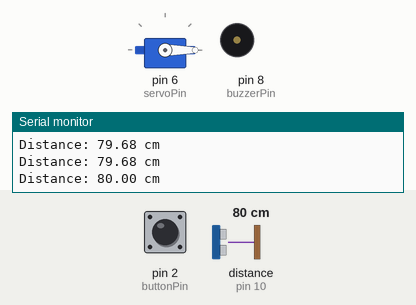
Simulated run of this sketch. Board: Arduino Uno, built with avr-gcc and run on an emulated ATmega328P. Parts: servo, buzzer (waves = sounding, pin HIGH), the last lines printed to the serial monitor. Wiring (inferred from the names in the program): ultrasonic range finder: trigger pin 9; echo pin 10. The inputs (shaded band) are chosen by the test bench; at power-on: pin 2 (buttonPin) HIGH, distance to the obstacle (sensor on pin 10) 80 cm. The echo pulse lasts 58.3 µs per cm; pins used as bus, display or sensor lines are not drawn.

Above: at 1.3 s.
1.4 s: pin 2 (buttonPin) pulled LOW for 3.2 s
At 1.62 s:
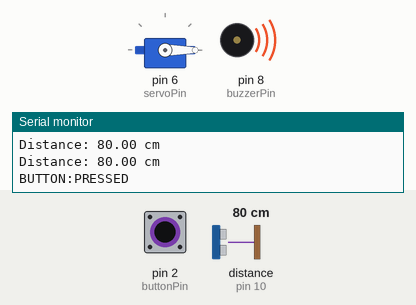
6.2 s: distance to the obstacle (sensor on pin 10) set to 2 cm
At 7.7 s:
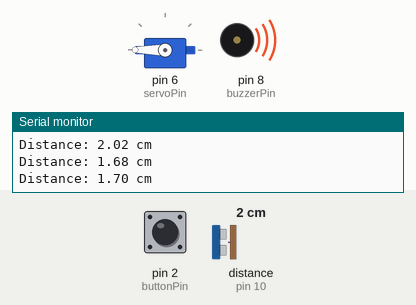
8.0 s: pin 2 (buttonPin) pulled LOW for 0.6 s
At 8.8 s:
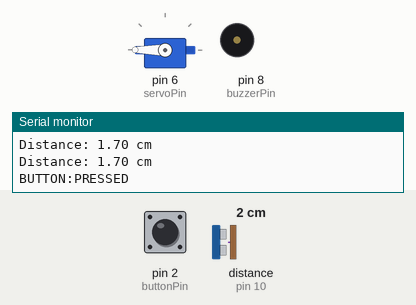
10.5 s: distance to the obstacle (sensor on pin 10) set to 9 cm
At 11.2 s:
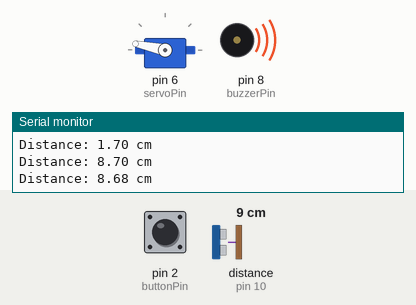
12.0 s: pin 2 (buttonPin) pulled LOW for 1 s
At 12.7 s:
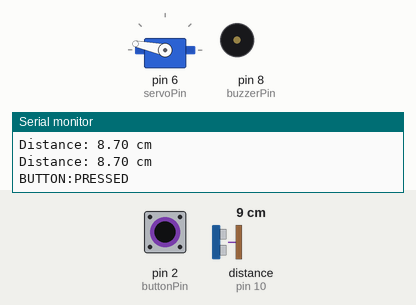
14.5 s: distance to the obstacle (sensor on pin 10) set to 18 cm
At 15.9 s:
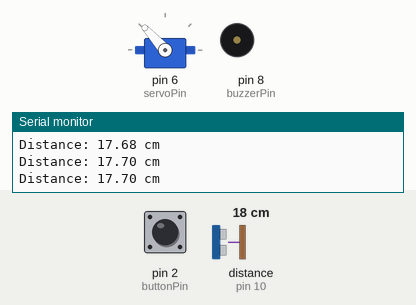
Timing chart, 0 to 17.0 s (numbered marks = the images above; inputs shaded):
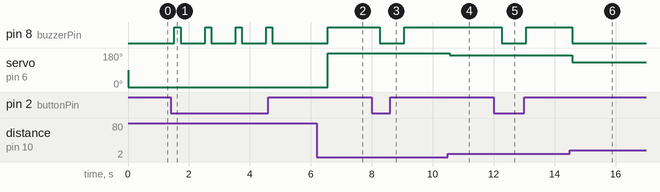

The sketch:

vehicle_monitor.ino
```cpp
#include <Servo.h>

const int trigPin = 9;
const int echoPin = 10;

const int buttonPin = 2;
const int buzzerPin = 8;
const int servoPin = 6;

Servo servo;

void setup() {
  Serial.begin(9600);

  pinMode(trigPin, OUTPUT);
  pinMode(echoPin, INPUT);

  pinMode(buttonPin, INPUT_PULLUP);
  pinMode(buzzerPin, OUTPUT);

  servo.attach(servoPin);
  servo.write(90);

  Serial.println("Arduino initialized.");
}

void loop() {
  // HC-SR04 distance measurement
  digitalWrite(trigPin, LOW);
  delayMicroseconds(2);

  digitalWrite(trigPin, HIGH);
  delayMicroseconds(10);

  digitalWrite(trigPin, LOW);

  long duration = pulseIn(echoPin, HIGH);
  double distance = duration * 0.0343 / 2.0;

  Serial.print("Distance: ");
  Serial.print(distance, 2);
  Serial.println(" cm");

  // Servo control based on distance
  int servoAngle = map(
    constrain((int)distance, 5, 50),
    5, 50,
    180, 0
  );

  servo.write(servoAngle);

  // Distance-based buzzer warning
  if (distance < 15) {
    digitalWrite(buzzerPin, HIGH);
  } else {
    digitalWrite(buzzerPin, LOW);
  }

  // Push-button control
  if (digitalRead(buttonPin) == LOW) {
    Serial.println("BUTTON:PRESSED");

    digitalWrite(buzzerPin, HIGH);
    delay(200);
    digitalWrite(buzzerPin, LOW);

    delay(300);
  }

  delay(500);
}
```

Measured:
- after the input at 1.4 s, pin 8 (buzzerPin): alternates HIGH for 0.20 s and LOW for 0.81 s, starting after 0.12 s
- after the input at 6.2 s, pin 8 (buzzerPin): LOW → HIGH after 0.35 s; servo on pin 6 (servoPin): 0° → 180° after 0.35 s
- after the input at 8.0 s, pin 8 (buzzerPin): HIGH → LOW after 0.26 s, → HIGH 0.80 s later
- after the input at 10.5 s, servo on pin 6 (servoPin): 180° → 168° after 0.06 s
- after the input at 12.0 s, pin 8 (buzzerPin): HIGH → LOW after 0.27 s, → HIGH 0.80 s later
- after the input at 14.5 s, pin 8 (buzzerPin): HIGH → LOW after 0.08 s; servo on pin 6 (servoPin): 168° → 132° after 0.08 s
